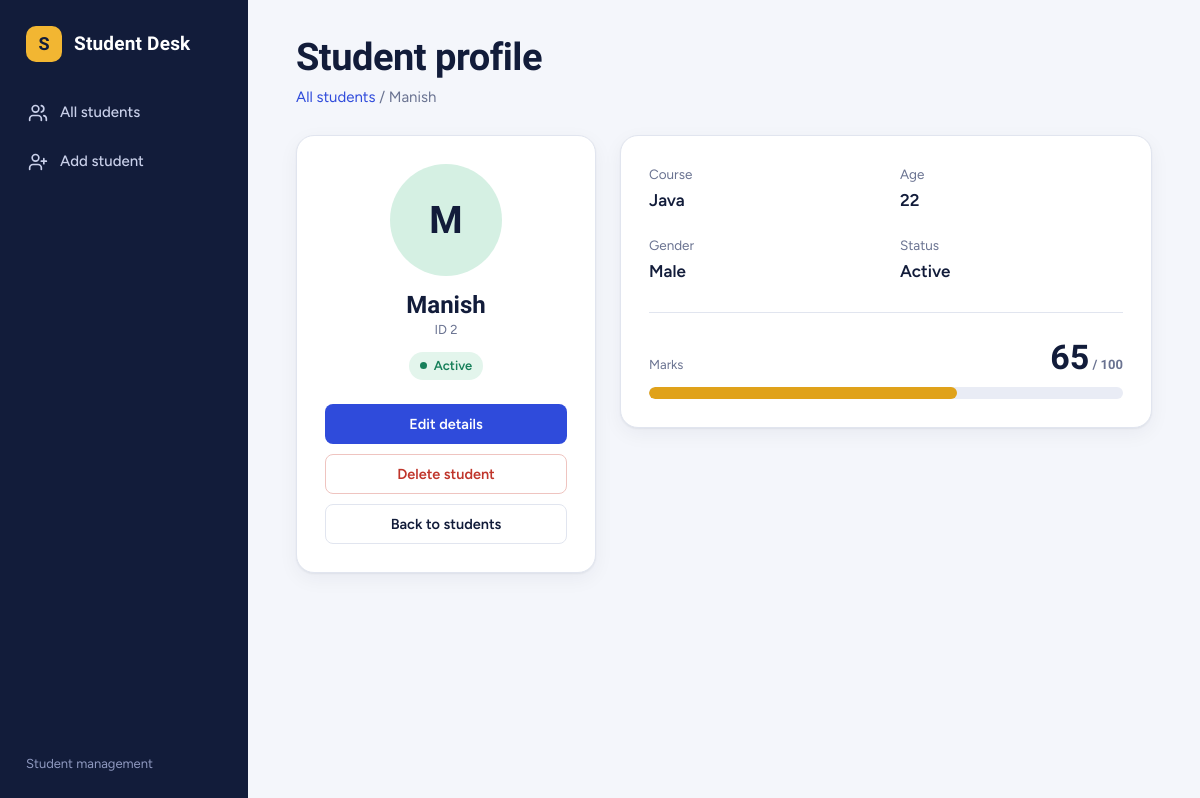
/students/2, run on the app's committed database.
### tables this page shows
CREATE TABLE students(
            id INTEGER PRIMARY KEY AUTOINCREMENT,
            name TEXT NOT NULL,
            age INTEGER,
            gender TEXT,
            marks INTEGER,
            cource TEXT,
            image TEXT,
            status INTEGER);

### main.py (the view)
@app.get("/students/{std_id:int}")
def single_std(req: Request, std_id: int):
    connection = get_connection()
    row = connection.execute("SELECT * FROM students WHERE id = ?", (std_id,)).fetchone()
    connection.close()
    student = clean_row(row)
    return templates.TemplateResponse(
        request=req, name="single-details.html", context={"std": student},
        status_code=200 if student else 404,
    )

### templates/single-details.html (shortened to what this page needs)
{% extends "base.html" %}
{% from "_avatar.html" import avatar, meter %}
{% block content %}
{% if std %}
<header class="page-head">
  <div>
    <h1>Student profile</h1>
    <p><a href="/">All students</a> / {{ std[1] }}</p>
  </div>
</header>
<div class="profile">
  <section class="profile-card">
    {{ avatar(std, "xl") }}
    <h2>{{ std[1] }}</h2>
    <div class="sub">ID {{ std[0] }}</div>
    {% if std[7] == 1 %}<span class="pill active">Active</span>{% else %}<span class="pill inactive">Inactive</span>{% endif %}
    <div class="profile-actions">
      <a class="btn" href="/students/edit/{{ std[0] }}">Edit details</a>
      <form method="post" action="/students/delete/{{ std[0] }}" data-confirm="Delete {{ std[1] }}?" data-confirm-text="{{ std[1] }} will be removed from the register. This can't be undone.">
        <button class="btn btn-danger" type="submit">Delete student</button>
      </form>
      <a class="btn btn-ghost" href="/">Back to students</a>
    </div>
  </section>
  <section class="facts-card">
    <dl class="facts">
      <div><dt>Course</dt><dd>{{ std[5] }}</dd></div>
      <div><dt>Age</dt><dd>{{ std[2] }}</dd></div>
      <div><dt>Gender</dt><dd>{{ std[3] }}</dd></div>
      <div><dt>Status</dt><dd>{{ 'Active' if std[7] == 1 else 'Inactive' }}</dd></div>
    </dl>
    <div class="score">
      <div class="score-head"><span class="sub">Marks</span><strong>{{ std[4] }}<span class="sub"> / 100</span></strong></div>
      <div class="meter {{ 'low' if std[4] < 50 else ('mid' if std[4] < 75 else '') }}">
        <div class="meter-track"><div class="meter-fill" style="width: {{ std[4] }}%"></div></div>
      </div>
    </div>
  </section>
</div>
{% else %}
<section class="panel"><div class="empty">
  <h3>Student not found</h3>
  <p>This student may have been deleted.</p>
  <a class="btn" href="/">Back to students</a>
</div></section>
{% endif %}
{% endblock %}

### static/style.css (style rules this page uses)
:root { --ink: #121c3a; --ink-2: #1c2850; --text: #26304d; --muted: #6a7391; --line: #e1e5ef; --paper: #f4f6fb; --card: #ffffff; --brand: #2f4bdb; --brand-dark: #2339b4; --brand-tint: #e9edff; --marigold: #f2b632; --good: #17805a; --good-tint: #e3f5ec; --mid: #a86a00; --mid-tint: #fdf1d6; --bad: #c0352b; --bad-tint: #fbe7e5; --radius-s: 8px; --radius-m: 12px; --radius-l: 18px; --shadow: 0 1px 2px rgba(18, 28, 58, .06), 0 6px 20px rgba(18, 28, 58, .05); --font-head: "Bricolage Grotesque", "Segoe UI", system-ui, sans-serif; --font-body: "Figtree", "Segoe UI", system-ui, sans-serif; --sidebar-w: 248px; }
*, *::before, *::after { box-sizing: border-box; }
html { -webkit-text-size-adjust: 100%; }
body { margin: 0; font-family: var(--font-body); font-size: 15px; line-height: 1.55; color: var(--text); background: var(--paper); }
h1, h2, h3 { font-family: var(--font-head); color: var(--ink); margin: 0; line-height: 1.15; }
a { color: var(--brand); text-decoration: none; }
.page-head { display: flex; align-items: flex-end; justify-content: space-between; gap: 16px; flex-wrap: wrap; margin-bottom: 26px; }
.page-head h1 { font-size: clamp(28px, 3.4vw, 38px); font-weight: 700; letter-spacing: -.5px; }
.page-head p { margin: 6px 0 0; color: var(--muted); }
.btn { display: inline-flex; align-items: center; justify-content: center; gap: 8px; padding: 10px 18px; border-radius: var(--radius-s); font: 600 14.5px var(--font-body); cursor: pointer; border: 1px solid transparent; background: var(--brand); color: #fff; transition: background .15s, border-color .15s, color .15s; }
.btn-ghost { background: var(--card); color: var(--ink); border-color: var(--line); }
.btn-danger { background: var(--card); color: var(--bad); border-color: #efc4c0; }
.sub { color: var(--muted); font-size: 13px; }
.meter { display: flex; align-items: center; gap: 12px; min-width: 150px; }
.meter-track { flex: 1; height: 8px; border-radius: 99px; background: #e9ecf5; overflow: hidden; }
.meter-fill { height: 100%; border-radius: 99px; background: var(--good); }
.meter.mid .meter-fill { background: #e0a21a; }
.pill { display: inline-flex; align-items: center; gap: 7px; padding: 4px 11px; border-radius: 99px; font-size: 13px; font-weight: 600; }
.pill::before { content: ""; width: 7px; height: 7px; border-radius: 50%; background: currentColor; }
.pill.active { background: var(--good-tint); color: var(--good); }
.profile { display: grid; grid-template-columns: 300px 1fr; gap: 24px; align-items: start; }
.profile-card, .facts-card { background: var(--card); border: 1px solid var(--line); border-radius: var(--radius-l); box-shadow: var(--shadow); padding: 28px; }
.profile-card { text-align: center; }
.profile-card h2 { font-size: 24px; }
.profile-card .pill { margin-top: 12px; }
.profile-actions { display: flex; flex-direction: column; gap: 10px; margin-top: 24px; }
.profile-actions form { display: contents; }
.profile-actions .btn { width: 100%; }
.facts { display: grid; grid-template-columns: repeat(2, 1fr); gap: 22px 28px; margin: 0; }
.facts dt { font-size: 13.5px; color: var(--muted); }
.facts dd { margin: 2px 0 0; font-weight: 600; font-size: 17px; color: var(--ink); text-transform: capitalize; }
.score { margin-top: 28px; padding-top: 24px; border-top: 1px solid var(--line); }
.score-head { display: flex; justify-content: space-between; align-items: baseline; margin-bottom: 10px; }
.score-head strong { font: 700 34px var(--font-head); color: var(--ink); }
.score .meter-track { height: 12px; }

### data on the page
students: name "Manish", id "2", cource "Java", age "22", gender "Male", status "Active", marks "65"

### other printed values
{{ (std[1].split() | map('first') | list)[:2] | join | upper }} "M"
